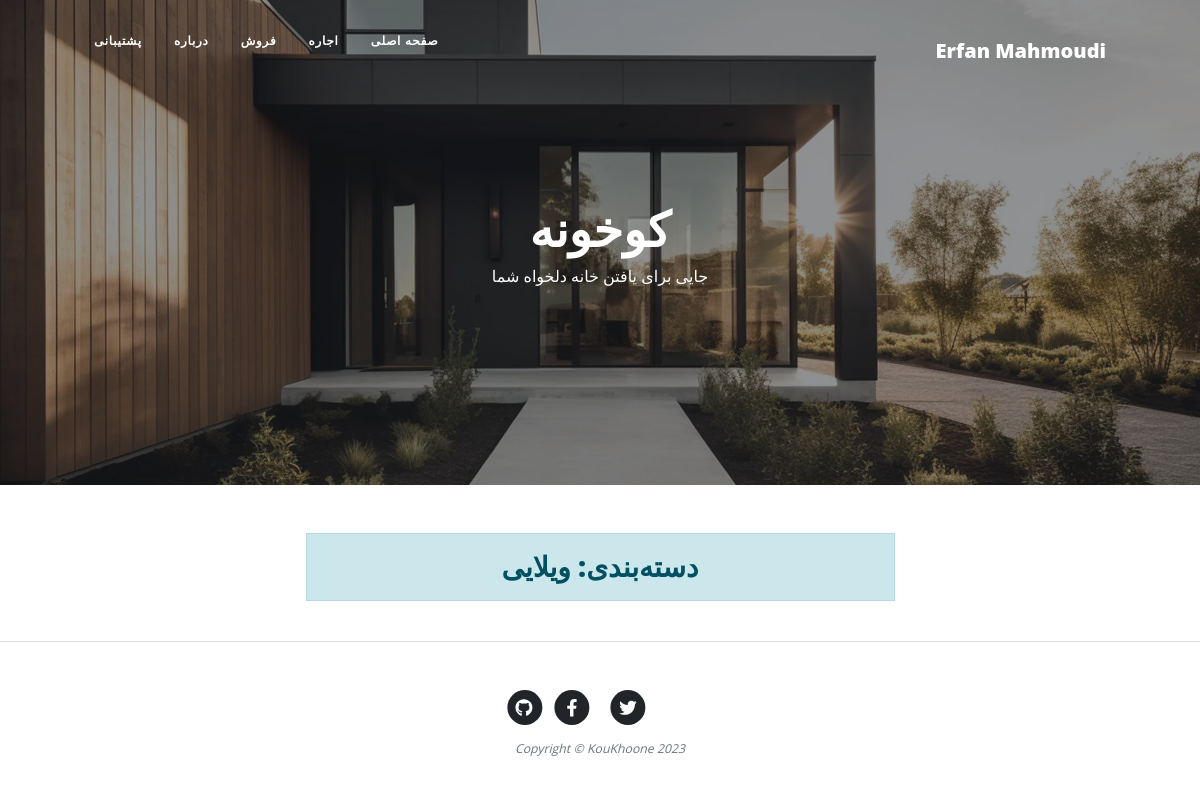
The app's page /category/vilaee, older data.
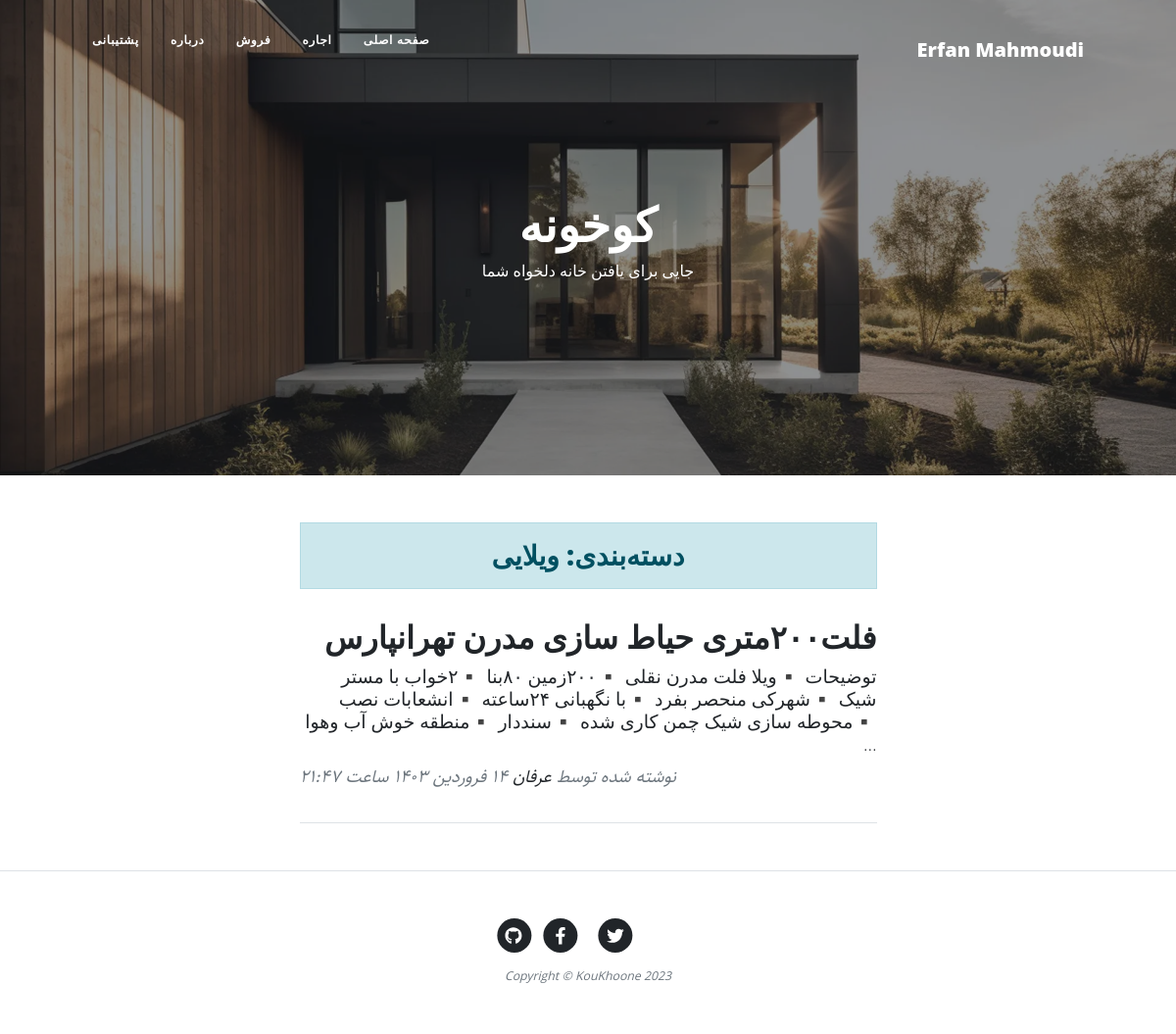
The same page, newer data.
### blog/models.py (models this page shows, shortened)
class category(models.Model):
    parent = models.ForeignKey('self', default = None, null = True, blank = True, on_delete = models.SET_NULL, related_name = 'children', verbose_name = "زیردسته")
    title = models.CharField(max_length= 200, verbose_name = "عنوان دسته‌بندی")
    slug = models.SlugField (max_length = 100, unique=True, verbose_name = "آدرس دسته‌بندی")
    status = models.BooleanField(default = True, verbose_name = "آیا نمایش داده شود؟")
    position = models.IntegerField(verbose_name = "پوزیشن")
    class Meta(object):
        verbose_name = "دسته‌بندی"
        verbose_name_plural = "دسته‌بندی ها"
        ordering = ['parent__id','position']
    objects = CategoryManager()

class Article(models.Model):
    STATUS_CHOICES = (
    ('d', 'پیش نویس'),
    ('p', 'منتشر شده'),
    )
    title = models.CharField(max_length= 200, verbose_name = "عنوان مقاله")
    slug = models.SlugField (max_length = 100, unique=True, verbose_name = "آدرس مقاله")
    author = models.ForeignKey(User, on_delete = models.CASCADE)
    category = models.ManyToManyField(category, verbose_name = "دسته‌بندی", related_name = "articles")
    description = models.TextField (verbose_name = "محتوا")
    thumbnail = models.ImageField (upload_to="images", verbose_name = " تصویر")
    publish = models.DateTimeField (default = timezone.now, verbose_name = "زمان انتشار")
    created = models.DateTimeField (auto_now_add = True, verbose_name = "زمان ساخت")
    updated = models.DateTimeField (auto_now = True)
    status = models.CharField (max_length = 1, choices = STATUS_CHOICES, verbose_name = "وضعیت")
    class Meta(object):
        verbose_name = "مقاله"
        verbose_name_plural = "مقاله ها"
    def jpublish(self):
        return jalali_convertor(self.publish)
    jpublish.short_description = "زمان انتشار"
    def category_published(self):
        return self.category.filter(status = True)
    objects = ArticleManager()

### blog/views.py (the view)
def category(request, slug, page=1):
    category = get_object_or_404 (categ, slug=slug, status = True)
    articles_list = category.articles.published()
    paginator = Paginator(articles_list, 4)  # Show 25 contacts per page.
    articles = paginator.get_page(page)
    context = {
        "category" : category,
        "articles" : articles,
    }
    return render (request, "blog/category.html", context)

### blog/models.py (called while the page is built)
    def published (self):
        return self.filter(status = 'p')

    def active (self):
        return self.filter(status = True)

### blog/templatetags/base_tags.py (called while the page is built)
@register.simple_tag
def name():
    return "Erfan Mahmoudi"

@register.inclusion_tag("blog/partials/category_navbar.html")
def category_navbar():
    return {
            "category" : category.objects.filter(status=True)
    }

### extentions/jalali.py (called while the page is built)
    def persian_tuple(self):
        return self.persian_year, self.persian_month, self.persian_day

### extentions/utils.py (called while the page is built)
def persian_numbers_convertor(mystr):
    numbers = {
    "0" : "۰",
    "1" : "۱",
    "2" : "۲",
    "3" : "۳",
    "4" : "۴",
    "5" : "۵",
    "6" : "۶",
    "7" : "۷",
    "8" : "۸",
    "9" : "۹",
    }
    for e,p in numbers.items():
        mystr = mystr.replace(e, p)
    return mystr

def jalali_convertor(time):
    time = timezone.localtime(time)
    jmonths = ["فروردین","اردیبهشت","خرداد","تیر","مرداد","شهریور","مهر","آبان","آذر","دی","بهمن","اسفند"]
    time_to_str = "{},{},{}".format(time.year, time.month, time.day)
    time_to_tuple = jalali.Gregorian(time_to_str).persian_tuple()
    time_to_list = list (time_to_tuple)
    for index, month in enumerate(jmonths):
        if time_to_list[1] == index + 1:
            time_to_list[1] = month
            break
    output = "{} {} {} ساعت {}:{}".format(
    time_to_list[2],
    time_to_list[1],
    time_to_list[0],
    time.hour,
    time.minute,
    )
    return persian_numbers_convertor(output)

### blog/templates/blog/category.html (shortened to what this page needs)
{%extends 'blog/base.html'%}
{% load static %}
{% block main %}
<header class="masthead" style="background-image: url('{% static "blog/assets/img/Jewkes-Design_Black-Modern-House.jpg" %}')">
    <div class="container position-relative px-4 px-lg-5">
        <div class="row gx-4 gx-lg-5 justify-content-center">
            <div class="col-md-10 col-lg-8 col-xl-7">
                <div class="site-heading">
                    <h1>کوخونه</h1>
                    <span class="subheading">جایی برای یافتن خانه دلخواه شما</span>
                </div>
            </div>
        </div>
    </div>
</header>
<div class="container px-4 px-lg-5">
    <div class="row gx-4 gx-lg-5 justify-content-center">
        <div class="col-md-10 col-lg-8 col-xl-7">
          <h3 class = "alert alert-primary text-center">دسته‌بندی: {{category.title}}</h3>
            {% for article in articles%}
            <div class="post-preview">
                <a href="{% url 'blog:detail' article.slug %}">
                    <h2 class="post-title">{{article.title}}</h2>
                    <h3 class="post-subtitle">{{article.description|truncatewords:30}}</h3>
                </a>
                <p class="post-meta">
                    نوشته شده توسط
                    <a href="#!">عرفان</a>
                    {{article.jpublish}}
                </p>
            </div>
            <hr class="my-4" />
            {% endfor %}
        </div>
    </div>
</div>
{% endblock %}

### blog/templates/blog/base.html (shortened to what this page needs)
{% load static%}
{% load base_tags %}
<!DOCTYPE html>
<html lang="en">
    <head>
        <link href="{%static 'blog/css/styles.css' %}" rel="stylesheet" />
        <link href="{%static 'blog/css/rtl.css' %}" rel="stylesheet" />
    </head>
    <body>
        <nav class="navbar navbar-expand-lg navbar-light" id="mainNav">
            <div class="container px-4 px-lg-5">
                <a class="navbar-brand" href="https://github.com/ErfanMahmoudiGit">{% name %}</a>
                {% category_navbar %}
            </div>
        </nav>
        {% block main %}
        {% endblock %}
        <footer class="border-top">
            <div class="container px-4 px-lg-5">
                <div class="row gx-4 gx-lg-5 justify-content-center">
                    <div class="col-md-10 col-lg-8 col-xl-7">
                        <ul class="list-inline text-center">
                            <li class="list-inline-item">
                                <a href="#!">
                                    <span class="fa-stack fa-lg">
                                        <i class="fas fa-circle fa-stack-2x"></i>
                                        <i class="fab fa-twitter fa-stack-1x fa-inverse"></i>
                                    </span>
                                </a>
                            </li>
                            <li class="list-inline-item">
                                <a href="#!">
                                    <span class="fa-stack fa-lg">
                                        <i class="fas fa-circle fa-stack-2x"></i>
                                        <i class="fab fa-facebook-f fa-stack-1x fa-inverse"></i>
                                    </span>
                                </a>
                            </li>
                            <li class="list-inline-item">
                                <a href="#!">
                                    <span class="fa-stack fa-lg">
                                        <i class="fas fa-circle fa-stack-2x"></i>
                                        <i class="fab fa-github fa-stack-1x fa-inverse"></i>
                                    </span>
                                </a>
                            </li>
                        </ul>
                        <div class="small text-center text-muted fst-italic">Copyright &copy; KouKhoone 2023</div>
                    </div>
                </div>
            </div>
        </footer>
    </body>
</html>

### blog/templates/blog/partials/category_navbar.html (shortened to what this page needs)
<div class="collapse navbar-collapse nav" id="navbarResponsive">
    <ul class="navbar-nav ms-auto py-4 py-lg-0">
        <li class="nav-item">
          <a class="nav-link px-lg-3 py-3 py-lg-4" href="{% url 'blog:home' %}">صفحه اصلی</a>
        </li>
        {% for cat in category %}
          {% if cat.parent == None %}
            <li class="nav-item">
              <a class="nav-link px-lg-3 py-3 py-lg-4" href="{% url 'blog:category' cat.slug %}">{{cat.title}}</a>
            </li>
          {% endif %}
        {% endfor %}
        <li class="nav-item"><a class="nav-link px-lg-3 py-3 py-lg-4" href="{% url 'blog:about' %}">درباره</a></li>
        <li class="nav-item"><a class="nav-link px-lg-3 py-3 py-lg-4" href="{% url 'blog:contact' %}">پشتیبانی</a></li>
    </ul>
</div>

### blog/static/blog/css/rtl.css (style rules this page uses)
body { font-family: "Sahel"; direction: rtl; text-align: right; font-size: 14px; }
.navbar-nav { margin-left: initial !important; margin-right: auto; }
.post-meta { text-align: left; }
header.masthead .site-heading h1 { font-size: 3rem !important; }
header.masthead .page-heading .subheading, header.masthead .site-heading .subheading { font-size: 1rem !important; }
.post-title { font-size: 32px !important; }
.post-subtitle { font-size: 19px !important; }
.nav ul { padding-right: : 0; }
.nav ul li { border-bottom: none; height: 86px; line-height: :86px; font-size: 14px; display: inline-block; float: left; margin: 0 auto; }
.nav ul li a { text-decoration: none; color: #000000; display: block; transition: .3s background-color; padding:0 24px; }
.nav a { bordor-bottom:none; }

Row changes from the older to the newer data that the page shows:
added Article: title "فلت۲۰۰متری حیاط سازی مدرن تهرانپارس", description "توضیحات ‌▪️ویلا فلت مدرن نقلی ▪️۲۰۰زمین ۸۰بنا ▪️۲خواب با مستر شیک ▪️شهرکی منحصر بفرد ▪️با نگهبانی ۲۴ساعته ▪️انشعابات نصب ▪️محوطه سازی شیک چمن کاری شده ▪️سنددار ▪️منطقه خوش آب وهوا …", jpublish "۱۴ فروردین ۱۴۰۳ ساعت ۲۱:۴۷"
